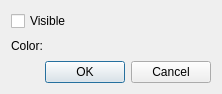
<?xml version="1.0" encoding="UTF-8"?>
<ui version="4.0">
 <class>GridBirdEyeWindowAxesSettingDialog</class>
 <widget class="QDialog" name="GridBirdEyeWindowAxesSettingDialog">
  <property name="geometry">
   <rect>
    <x>0</x>
    <y>0</y>
    <width>222</width>
    <height>94</height>
   </rect>
  </property>
  <property name="windowTitle">
   <string>Axes Setting</string>
  </property>
  <layout class="QVBoxLayout" name="verticalLayout">
   <item>
    <widget class="QCheckBox" name="visibleCheckBox">
     <property name="text">
      <string>Visible</string>
     </property>
    </widget>
   </item>
   <item>
    <layout class="QHBoxLayout" name="horizontalLayout">
     <item>
      <widget class="QLabel" name="colorLabel">
       <property name="text">
        <string>Color:</string>
       </property>
      </widget>
     </item>
     <item>
      <widget class="ColorEditWidget" name="colorWidget">
       <property name="enabled">
        <bool>false</bool>
       </property>
       <property name="text">
        <string/>
       </property>
      </widget>
     </item>
     <item>
      <spacer name="horizontalSpacer">
       <property name="orientation">
        <enum>Qt::Horizontal</enum>
       </property>
       <property name="sizeHint" stdset="0">
        <size>
         <width>13</width>
         <height>17</height>
        </size>
       </property>
      </spacer>
     </item>
    </layout>
   </item>
   <item>
    <spacer name="verticalSpacer">
     <property name="orientation">
      <enum>Qt::Vertical</enum>
     </property>
     <property name="sizeHint" stdset="0">
      <size>
       <width>20</width>
       <height>4</height>
      </size>
     </property>
    </spacer>
   </item>
   <item>
    <widget class="QDialogButtonBox" name="buttonBox">
     <property name="orientation">
      <enum>Qt::Horizontal</enum>
     </property>
     <property name="standardButtons">
      <set>QDialogButtonBox::Cancel|QDialogButtonBox::Ok</set>
     </property>
    </widget>
   </item>
  </layout>
 </widget>
 <customwidgets>
  <customwidget>
   <class>ColorEditWidget</class>
   <extends>QLabel</extends>
   <header>guibase/widget/coloreditwidget.h</header>
  </customwidget>
 </customwidgets>
 <resources/>
 <connections>
  <connection>
   <sender>buttonBox</sender>
   <signal>accepted()</signal>
   <receiver>GridBirdEyeWindowAxesSettingDialog</receiver>
   <slot>accept()</slot>
   <hints>
    <hint type="sourcelabel">
     <x>179</x>
     <y>162</y>
    </hint>
    <hint type="destinationlabel">
     <x>157</x>
     <y>93</y>
    </hint>
   </hints>
  </connection>
  <connection>
   <sender>buttonBox</sender>
   <signal>rejected()</signal>
   <receiver>GridBirdEyeWindowAxesSettingDialog</receiver>
   <slot>reject()</slot>
   <hints>
    <hint type="sourcelabel">
     <x>179</x>
     <y>168</y>
    </hint>
    <hint type="destinationlabel">
     <x>188</x>
     <y>93</y>
    </hint>
   </hints>
  </connection>
  <connection>
   <sender>visibleCheckBox</sender>
   <signal>toggled(bool)</signal>
   <receiver>colorWidget</receiver>
   <slot>setEnabled(bool)</slot>
   <hints>
    <hint type="sourcelabel">
     <x>17</x>
     <y>17</y>
    </hint>
    <hint type="destinationlabel">
     <x>37</x>
     <y>39</y>
    </hint>
   </hints>
  </connection>
 </connections>
</ui>
